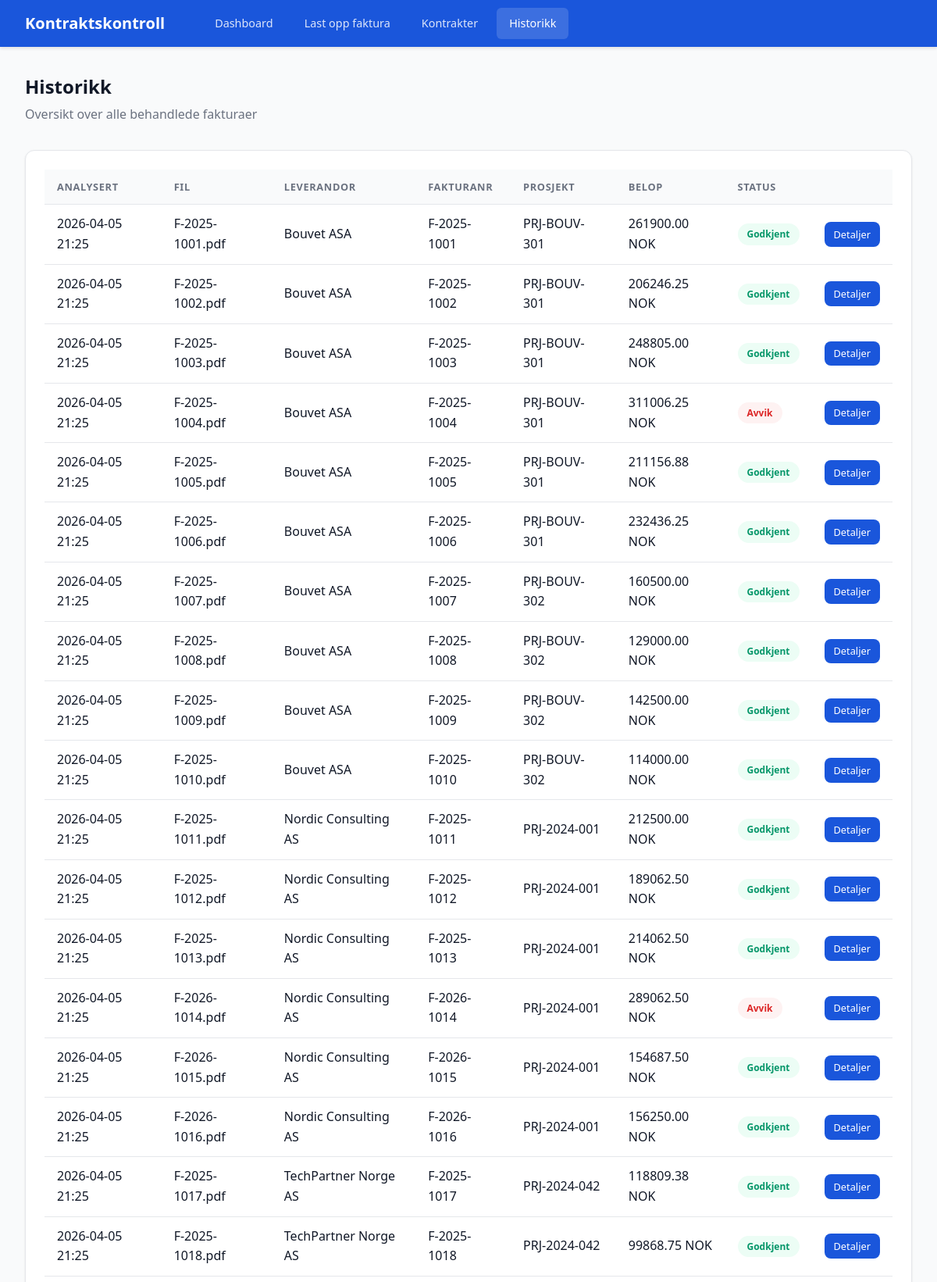
Screenshot of /historikk (upper part) with the database file from the repository.
### tables this page shows
CREATE TABLE faktura_logg (
            id INTEGER PRIMARY KEY AUTOINCREMENT,
            filnavn TEXT NOT NULL,
            leverandor_navn TEXT,
            prosjekt_id TEXT,
            faktura_nummer TEXT,
            faktura_dato TEXT,
            forfallsdato TEXT,
            total_belop REAL,
            timepris REAL,
            antall_timer REAL,
            kontrakt_id INTEGER,
            status TEXT DEFAULT 'behandles',
            avvik_rapport TEXT,
            analysert TIMESTAMP DEFAULT CURRENT_TIMESTAMP,
            FOREIGN KEY (kontrakt_id) REFERENCES kontrakter(id)
        );

### app.py (the view)
@app.route("/historikk")
def historikk():
    fakturaer = hent_faktura_logg()
    return render_template("history.html", fakturaer=fakturaer)

### database.py (called while the page is built)
def get_db():
    conn = sqlite3.connect(DB_PATH)
    conn.row_factory = sqlite3.Row
    return conn

def hent_faktura_logg():
    conn = get_db()
    rows = conn.execute("""
        SELECT f.*, k.kontrakt_nummer, k.leverandor_navn as kontrakt_leverandor
        FROM faktura_logg f
        LEFT JOIN kontrakter k ON f.kontrakt_id = k.id
        ORDER BY f.analysert DESC
    """).fetchall()
    conn.close()
    return [dict(r) for r in rows]

### templates/history.html
{% extends "base.html" %}
{% block content %}
<div class="page-header">
    <h2>Historikk</h2>
    <p>Oversikt over alle behandlede fakturaer</p>
</div>
<div class="card">
    {% if fakturaer %}
    <table>
        <thead>
            <tr>
                <th>Analysert</th>
                <th>Fil</th>
                <th>Leverandor</th>
                <th>Fakturanr</th>
                <th>Prosjekt</th>
                <th>Belop</th>
                <th>Status</th>
                <th></th>
            </tr>
        </thead>
        <tbody>
            {% for f in fakturaer %}
            <tr>
                <td>{{ f.analysert[:16] if f.analysert else '-' }}</td>
                <td>{{ f.filnavn }}</td>
                <td>{{ f.leverandor_navn or '-' }}</td>
                <td>{{ f.faktura_nummer or '-' }}</td>
                <td>{{ f.prosjekt_id or '-' }}</td>
                <td>{{ "%.2f"|format(f.total_belop) if f.total_belop else '-' }} NOK</td>
                <td>
                    {% if f.status == 'GODKJENT' %}
                        <span class="badge badge-success">Godkjent</span>
                    {% elif f.status == 'AVVIK FUNNET' %}
                        <span class="badge badge-danger">Avvik</span>
                    {% elif f.status == 'ADVARSEL' %}
                        <span class="badge badge-warning">Advarsel</span>
                    {% elif f.status == 'INGEN KONTRAKT FUNNET' %}
                        <span class="badge badge-info">Ingen kontrakt</span>
                    {% else %}
                        <span class="badge badge-info">{{ f.status }}</span>
                    {% endif %}
                </td>
                <td><a href="{{ url_for('vis_resultat', faktura_id=f.id) }}" class="btn btn-sm btn-primary">Detaljer</a></td>
            </tr>
            {% endfor %}
        </tbody>
    </table>
    {% else %}
    <div class="empty-state">
        <div class="empty-icon">&#128196;</div>
        <p>Ingen fakturaer behandlet enda.</p>
    </div>
    {% endif %}
</div>
{% endblock %}

### static/style.css (style rules this page uses)
:root { --primary: #1a56db; --primary-light: #e1effe; --success: #059669; --success-bg: #ecfdf5; --warning: #d97706; --warning-bg: #fffbeb; --danger: #dc2626; --danger-bg: #fef2f2; --gray-50: #f9fafb; --gray-100: #f3f4f6; --gray-200: #e5e7eb; --gray-300: #d1d5db; --gray-500: #6b7280; --gray-700: #374151; --gray-900: #111827; }
* { margin: 0; padding: 0; box-sizing: border-box; }
body { font-family: 'Segoe UI', system-ui, -apple-system, sans-serif; background: var(--gray-50); color: var(--gray-900); line-height: 1.6; }
.page-header { margin-bottom: 2rem; }
.page-header h2 { font-size: 1.5rem; color: var(--gray-900); }
.page-header p { color: var(--gray-500); margin-top: 0.25rem; }
.card { background: white; border-radius: 12px; padding: 1.5rem; box-shadow: 0 1px 3px rgba(0,0,0,0.08); border: 1px solid var(--gray-200); margin-bottom: 1.5rem; }
table { width: 100%; border-collapse: collapse; }
th, td { padding: 0.75rem 1rem; text-align: left; border-bottom: 1px solid var(--gray-200); }
th { font-weight: 600; font-size: 0.8rem; text-transform: uppercase; letter-spacing: 0.05em; color: var(--gray-500); background: var(--gray-50); }
.badge { display: inline-block; padding: 0.25rem 0.75rem; border-radius: 20px; font-size: 0.75rem; font-weight: 600; }
.badge-success { background: var(--success-bg); color: var(--success); }
.badge-danger { background: var(--danger-bg); color: var(--danger); }
.btn { display: inline-flex; align-items: center; gap: 0.5rem; padding: 0.6rem 1.25rem; border-radius: 8px; font-size: 0.9rem; font-weight: 500; border: none; cursor: pointer; text-decoration: none; transition: all 0.2s; }
.btn-primary { background: var(--primary); color: white; }
.btn-sm { padding: 0.35rem 0.75rem; font-size: 0.8rem; }

### rows the page displays
faktura_logg: analysert "2026-04-05 21:25", filnavn "F-2025-1001.pdf", leverandor_navn "Bouvet ASA", faktura_nummer "F-2025-1001", prosjekt "PRJ-BOUV-301", total_belop "261900.00", status "Godkjent"
faktura_logg: analysert "2026-04-05 21:25", filnavn "F-2025-1002.pdf", leverandor_navn "Bouvet ASA", faktura_nummer "F-2025-1002", prosjekt "PRJ-BOUV-301", total_belop "206246.25", status "Godkjent"
faktura_logg: analysert "2026-04-05 21:25", filnavn "F-2025-1003.pdf", leverandor_navn "Bouvet ASA", faktura_nummer "F-2025-1003", prosjekt "PRJ-BOUV-301", total_belop "248805.00", status "Godkjent"
faktura_logg: analysert "2026-04-05 21:25", filnavn "F-2025-1004.pdf", leverandor_navn "Bouvet ASA", faktura_nummer "F-2025-1004", prosjekt "PRJ-BOUV-301", total_belop "311006.25", status "Avvik"
faktura_logg: analysert "2026-04-05 21:25", filnavn "F-2025-1005.pdf", leverandor_navn "Bouvet ASA", faktura_nummer "F-2025-1005", prosjekt "PRJ-BOUV-301", total_belop "211156.88", status "Godkjent"
faktura_logg: analysert "2026-04-05 21:25", filnavn "F-2025-1006.pdf", leverandor_navn "Bouvet ASA", faktura_nummer "F-2025-1006", prosjekt "PRJ-BOUV-301", total_belop "232436.25", status "Godkjent"
faktura_logg: analysert "2026-04-05 21:25", filnavn "F-2025-1007.pdf", leverandor_navn "Bouvet ASA", faktura_nummer "F-2025-1007", prosjekt "PRJ-BOUV-302", total_belop "160500.00", status "Godkjent"
faktura_logg: analysert "2026-04-05 21:25", filnavn "F-2025-1008.pdf", leverandor_navn "Bouvet ASA", faktura_nummer "F-2025-1008", prosjekt "PRJ-BOUV-302", total_belop "129000.00", status "Godkjent"
faktura_logg: analysert "2026-04-05 21:25", filnavn "F-2025-1009.pdf", leverandor_navn "Bouvet ASA", faktura_nummer "F-2025-1009", prosjekt "PRJ-BOUV-302", total_belop "142500.00", status "Godkjent"
faktura_logg: analysert "2026-04-05 21:25", filnavn "F-2025-1010.pdf", leverandor_navn "Bouvet ASA", faktura_nummer "F-2025-1010", prosjekt "PRJ-BOUV-302", total_belop "114000.00", status "Godkjent"
faktura_logg: analysert "2026-04-05 21:25", filnavn "F-2025-1011.pdf", leverandor_navn "Nordic Consulting AS", faktura_nummer "F-2025-1011", prosjekt "PRJ-2024-001", total_belop "212500.00", status "Godkjent"
faktura_logg: analysert "2026-04-05 21:25", filnavn "F-2025-1012.pdf", leverandor_navn "Nordic Consulting AS", faktura_nummer "F-2025-1012", prosjekt "PRJ-2024-001", total_belop "189062.50", status "Godkjent"
faktura_logg: analysert "2026-04-05 21:25", filnavn "F-2025-1013.pdf", leverandor_navn "Nordic Consulting AS", faktura_nummer "F-2025-1013", prosjekt "PRJ-2024-001", total_belop "214062.50", status "Godkjent"
faktura_logg: analysert "2026-04-05 21:25", filnavn "F-2026-1014.pdf", leverandor_navn "Nordic Consulting AS", faktura_nummer "F-2026-1014", prosjekt "PRJ-2024-001", total_belop "289062.50", status "Avvik"
faktura_logg: analysert "2026-04-05 21:25", filnavn "F-2026-1015.pdf", leverandor_navn "Nordic Consulting AS", faktura_nummer "F-2026-1015", prosjekt "PRJ-2024-001", total_belop "154687.50", status "Godkjent"
faktura_logg: analysert "2026-04-05 21:25", filnavn "F-2026-1016.pdf", leverandor_navn "Nordic Consulting AS", faktura_nummer "F-2026-1016", prosjekt "PRJ-2024-001", total_belop "156250.00", status "Godkjent"
faktura_logg: analysert "2026-04-05 21:25", filnavn "F-2025-1017.pdf", leverandor_navn "TechPartner Norge AS", faktura_nummer "F-2025-1017", prosjekt "PRJ-2024-042", total_belop "118809.38", status "Godkjent"
faktura_logg: analysert "2026-04-05 21:25", filnavn "F-2025-1018.pdf", leverandor_navn "TechPartner Norge AS", faktura_nummer "F-2025-1018", prosjekt "PRJ-2024-042", total_belop "99868.75", status "Godkjent"
